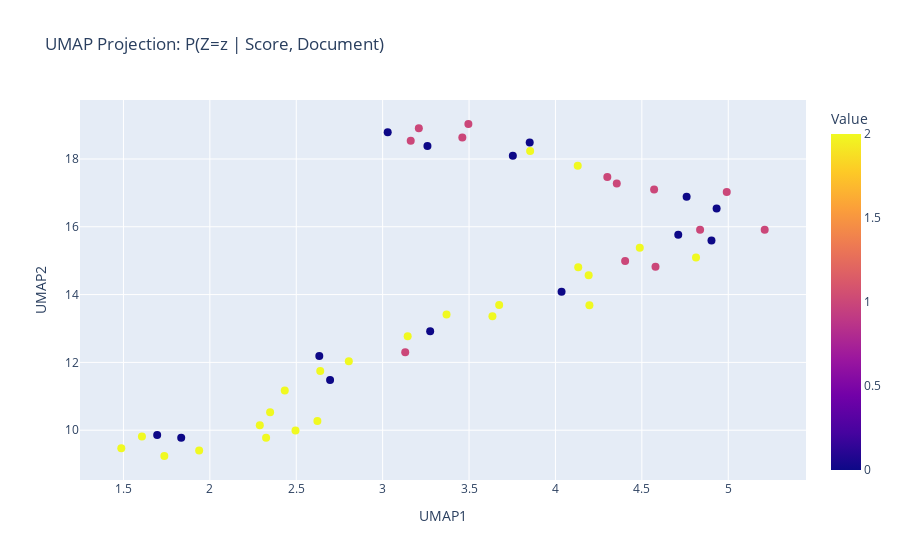

Notebook cell for this chart:
### Markdown cell above
The data above is colored by their known mixture topics (in general you would not know this information). We can see there are three distinct groups that almost all seem homogeneous. Now let's see what happens when we only look at the information from the scores $P(Z = k | X_{i, 2})$.

### Code cell
# what if instead we plotted the documents? 

import numpy as np
import pandas as pd
import umap
import plotly.express as px

# ------------------------
# 1. Example Data
# ------------------------
X = post_scores
values = np.asarray([x[1] for x in data])  
labels = np.asarray(doc_group)           # for coloring
info = [str(x[0]) for x in data]

# ------------------------
# 2. Run UMAP
# ------------------------
reducer = umap.UMAP(random_state=42, n_neighbors=15, metric="hellinger")
embedding = reducer.fit_transform(X)

# ------------------------
# 3. Build DataFrame for Plotly
# ------------------------
df = pd.DataFrame({
    'UMAP1': embedding[:, 0],
    'UMAP2': embedding[:, 1],
    'Label': labels,
    'Value': values,
    'Document': info,
})

# ------------------------
# 4. Plot with hover + color
# ------------------------
fig = px.scatter(
    df,
    x='UMAP1',
    y='UMAP2',
    color='Label',                # color scale based on Value
    hover_data={
        'Value': ':.2f',
        'Document': True,
        'Label': True
    },
    title='UMAP Projection: P(Z=z | Score, Document)'
)

fig.update_traces(marker=dict(size=8, opacity=1.0))
fig.update_layout(coloraxis_colorbar_title='Value')

fig.show()

### Figure 1 — Plotly figure (JSON) as saved in the notebook; plotly's stock layout.template omitted (floating-point values rounded to 4 significant figures; data arrays with more than 128 entries replaced by an {"elided": "..."} marker saying what was removed)
{"data": [{"customdata": {"elided": "50x3 mixed values"}, "hovertemplate": "UMAP1=%{x}<br>UMAP2=%{y}<br>Value=%{customdata[0]:.2f}<br>Document=%{customdata[1]}<br>Label=%{marker.color}<extra></extra>", "legendgroup": "", "marker": {"color": [0, 0, 0, 0, 0, 0, 0, 0, 0, 0, 0, 0, 0, 0, 1, 1, 1, 1, 1, 1, 1, 1, 1, 1, 1, 1, 1, 2, 2, 2, 2, 2, 2, 2, 2, 2, 2, 2, 2, 2, 2, 2, 2, 2, 2, 2, 2, 2, 2, 2], "coloraxis": "coloraxis", "opacity": 1, "size": 8, "symbol": "circle"}, "mode": "markers", "name": "", "orientation": "v", "showlegend": false, "type": "scatter", "x": [3.029, 4.711, 3.259, 3.851, 1.695, 4.933, 4.035, 2.696, 4.903, 2.633, 3.275, 4.759, 1.834, 3.753, 4.403, 4.355, 3.131, 4.579, 3.162, 4.991, 3.209, 4.837, 5.211, 4.3, 3.461, 3.496, 4.571, 2.349, 4.488, 3.145, 4.129, 3.674, 4.132, 2.496, 2.434, 1.737, 1.938, 1.488, 3.635, 3.854, 4.197, 2.325, 2.639, 2.804, 2.289, 4.192, 4.813, 1.607, 3.37, 2.622], "xaxis": "x", "y": [18.79, 15.76, 18.38, 18.49, 9.861, 16.54, 14.09, 11.48, 15.6, 12.19, 12.92, 16.89, 9.778, 18.09, 14.99, 17.27, 12.3, 14.82, 18.53, 17.03, 18.9, 15.91, 15.91, 17.47, 18.63, 19.03, 17.1, 10.53, 15.38, 12.77, 17.8, 13.69, 14.81, 9.994, 11.17, 9.239, 9.403, 9.467, 13.36, 18.24, 13.69, 9.781, 11.74, 12.03, 10.15, 14.57, 15.09, 9.815, 13.41, 10.27], "yaxis": "y"}], "layout": {"coloraxis": {"colorbar": {"title": {"text": "Value"}}, "colorscale": [[0, "#0d0887"], [0.1111, "#46039f"], [0.2222, "#7201a8"], [0.3333, "#9c179e"], [0.4444, "#bd3786"], [0.5556, "#d8576b"], [0.6667, "#ed7953"], [0.7778, "#fb9f3a"], [0.8889, "#fdca26"], [1, "#f0f921"]]}, "legend": {"tracegroupgap": 0}, "title": {"text": "UMAP Projection: P(Z=z | Score, Document)"}, "xaxis": {"anchor": "y", "domain": [0, 1], "title": {"text": "UMAP1"}}, "yaxis": {"anchor": "x", "domain": [0, 1], "title": {"text": "UMAP2"}}}}
